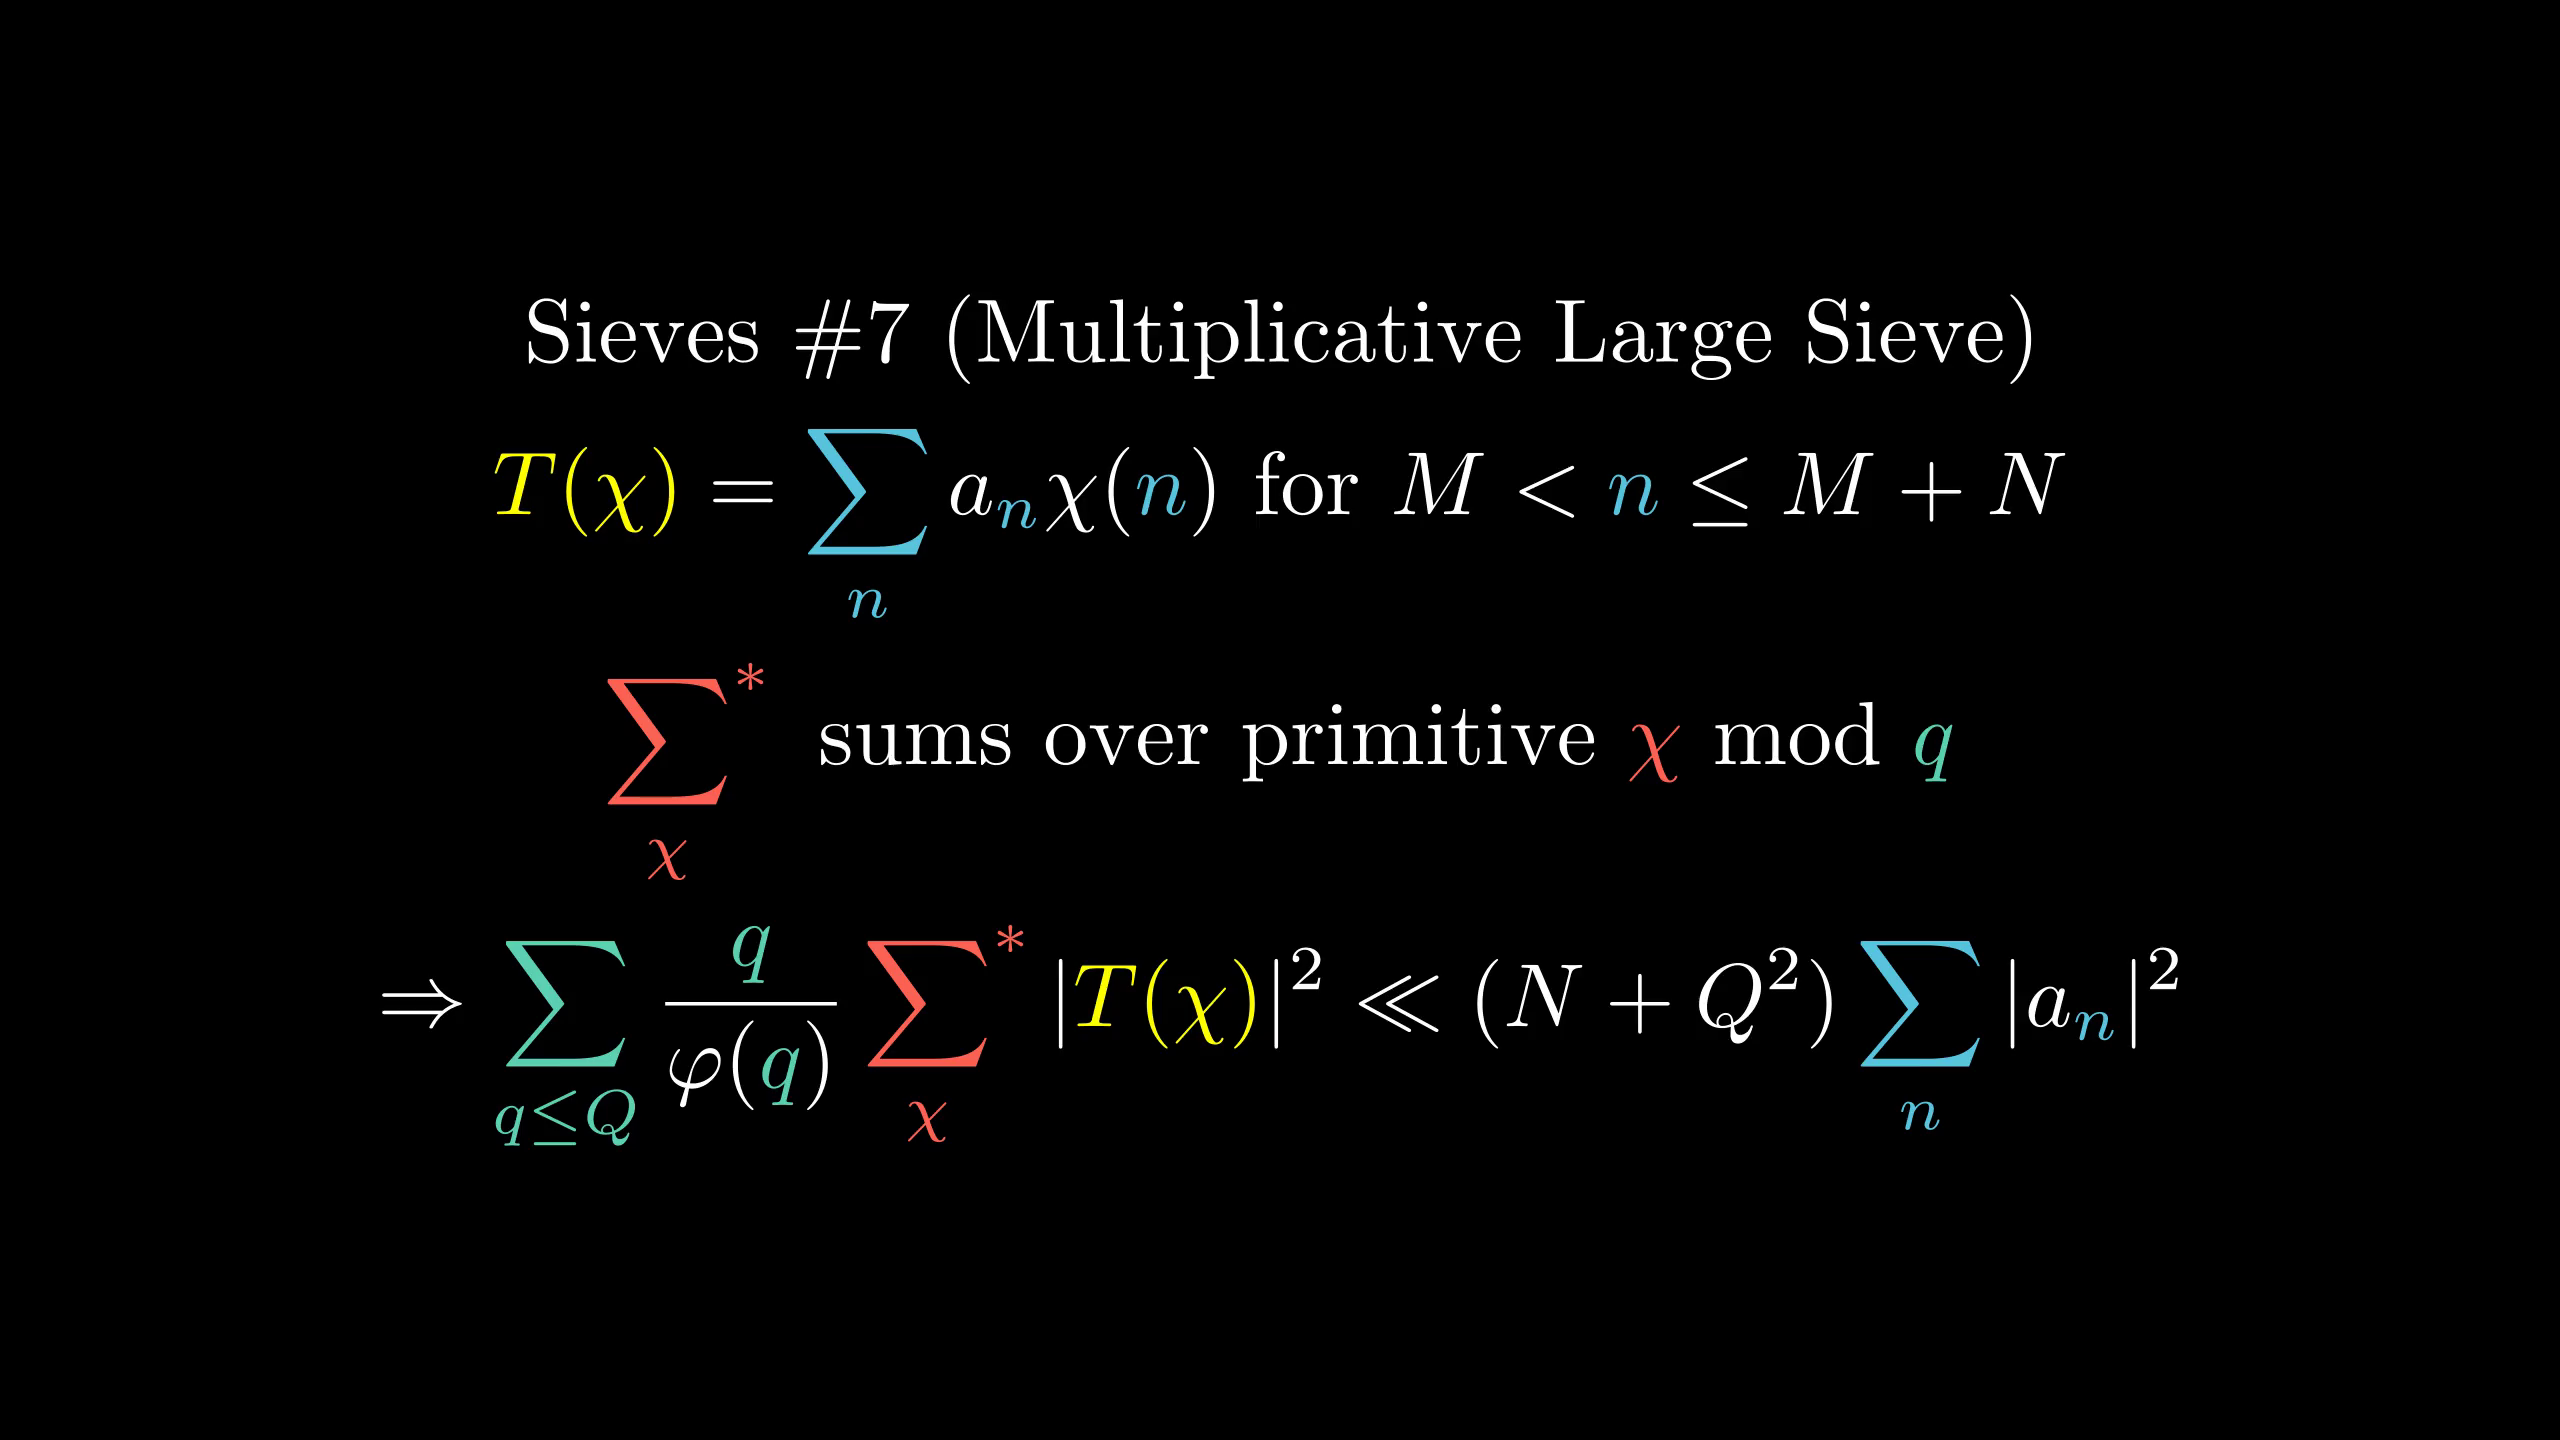

Here is the Python script that generated this plot:
from manimlib.imports import *

class FooScene(Scene):
    def construct(self):
        cm={
                r"\sum_n":BLUE,
                r"\sum_{q\le Q}":TEAL,
                r"\mathop{\sum_\chi}\nolimits^*":RED,
                r"T(\chi)":YELLOW,
                r"{\chi}":RED,
                "{q}":TEAL,
                r"{n}":BLUE
        }
        tit=TextMobject(r"Sieves \#7 (Multiplicative Large Sieve)")
        fml=TexMobject(r"T(\chi)=\sum_na_{n}\chi({n})\text{ for }M<{n}\le M+N",
                tex_to_color_map=cm)
        fml2=TexMobject(r"\mathop{\sum_\chi}\nolimits^*\text{ sums over primitive }{\chi}\text{ mod }{q}",tex_to_color_map=cm)
        fml3=TexMobject(r"\Rightarrow\sum_{q\le Q}{{q}\over\varphi({q})}\mathop{\sum_\chi}\nolimits^*|T(\chi)|^2\ll(N+Q^2)\sum_n|a_{n}|^2",tex_to_color_map=cm)
        self.add(VGroup(tit,fml,fml2,fml3).arrange(DOWN))
        self.wait()
